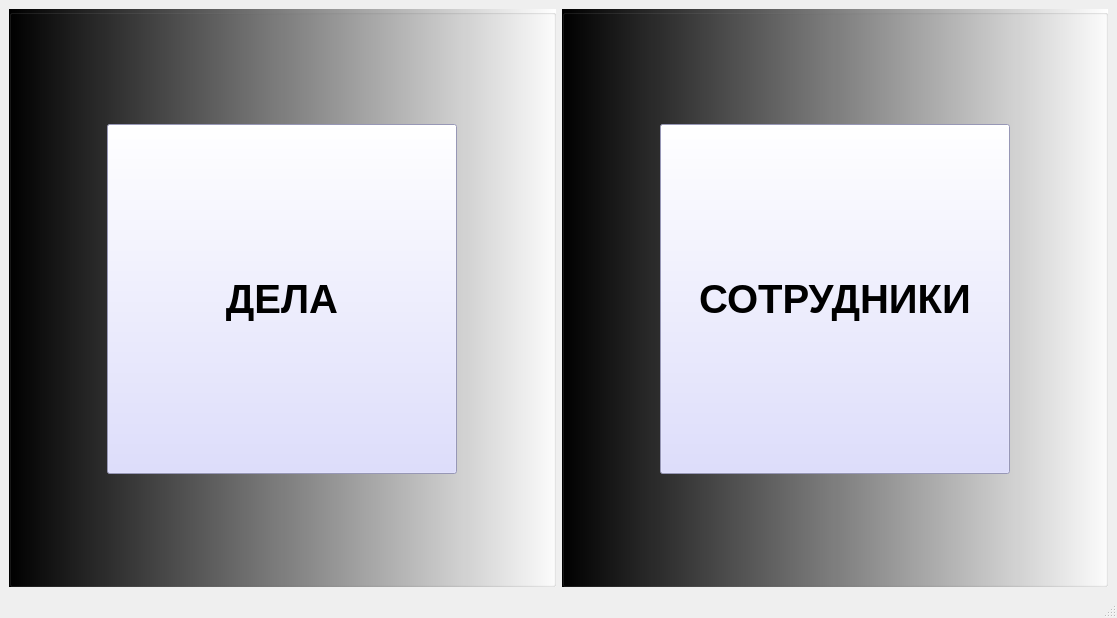
<?xml version="1.0" encoding="UTF-8"?>
<ui version="4.0">
 <class>MainWindow</class>
 <widget class="QMainWindow" name="MainWindow">
  <property name="geometry">
   <rect>
    <x>0</x>
    <y>0</y>
    <width>1117</width>
    <height>618</height>
   </rect>
  </property>
  <property name="windowTitle">
   <string>MainWindow</string>
  </property>
  <widget class="QWidget" name="centralwidget">
   <layout class="QVBoxLayout" name="verticalLayout">
    <item>
     <layout class="QHBoxLayout" name="horizontalLayout_3">
      <item>
       <widget class="QGroupBox" name="groupBoxCases">
        <property name="styleSheet">
         <string notr="true">background-color: qlineargradient(spread:pad, x1:0, y1:0, x2:1, y2:0, stop:0 rgba(0, 0, 0, 255), stop:1 rgba(255, 255, 255, 255));</string>
        </property>
        <property name="title">
         <string/>
        </property>
        <layout class="QHBoxLayout" name="horizontalLayout">
         <item>
          <widget class="QPushButton" name="pushButtonCases">
           <property name="sizePolicy">
            <sizepolicy hsizetype="Expanding" vsizetype="Expanding">
             <horstretch>0</horstretch>
             <verstretch>0</verstretch>
            </sizepolicy>
           </property>
           <property name="maximumSize">
            <size>
             <width>350</width>
             <height>350</height>
            </size>
           </property>
           <property name="font">
            <font>
             <family>Arial</family>
             <pointsize>30</pointsize>
             <weight>75</weight>
             <bold>true</bold>
            </font>
           </property>
           <property name="styleSheet">
            <string notr="true">background-color: rgb(212, 212, 255);
color: rgb(0, 0, 0);</string>
           </property>
           <property name="text">
            <string>ДЕЛА</string>
           </property>
          </widget>
         </item>
        </layout>
       </widget>
      </item>
      <item>
       <widget class="QGroupBox" name="groupBoxEmp">
        <property name="styleSheet">
         <string notr="true">background-color: qlineargradient(spread:pad, x1:0, y1:0, x2:1, y2:0, stop:0 rgba(0, 0, 0, 255), stop:1 rgba(255, 255, 255, 255));</string>
        </property>
        <property name="title">
         <string/>
        </property>
        <layout class="QHBoxLayout" name="horizontalLayout_2">
         <item>
          <widget class="QPushButton" name="pushButtonEmp">
           <property name="sizePolicy">
            <sizepolicy hsizetype="Expanding" vsizetype="Expanding">
             <horstretch>0</horstretch>
             <verstretch>0</verstretch>
            </sizepolicy>
           </property>
           <property name="maximumSize">
            <size>
             <width>350</width>
             <height>350</height>
            </size>
           </property>
           <property name="font">
            <font>
             <family>Arial</family>
             <pointsize>30</pointsize>
             <weight>75</weight>
             <bold>true</bold>
            </font>
           </property>
           <property name="styleSheet">
            <string notr="true">background-color: rgb(212, 212, 255);
color: rgb(0, 0, 0);</string>
           </property>
           <property name="text">
            <string>СОТРУДНИКИ</string>
           </property>
          </widget>
         </item>
        </layout>
       </widget>
      </item>
     </layout>
    </item>
   </layout>
  </widget>
  <widget class="QMenuBar" name="menubar">
   <property name="geometry">
    <rect>
     <x>0</x>
     <y>0</y>
     <width>1117</width>
     <height>21</height>
    </rect>
   </property>
  </widget>
  <widget class="QStatusBar" name="statusbar"/>
 </widget>
 <resources/>
 <connections/>
</ui>
